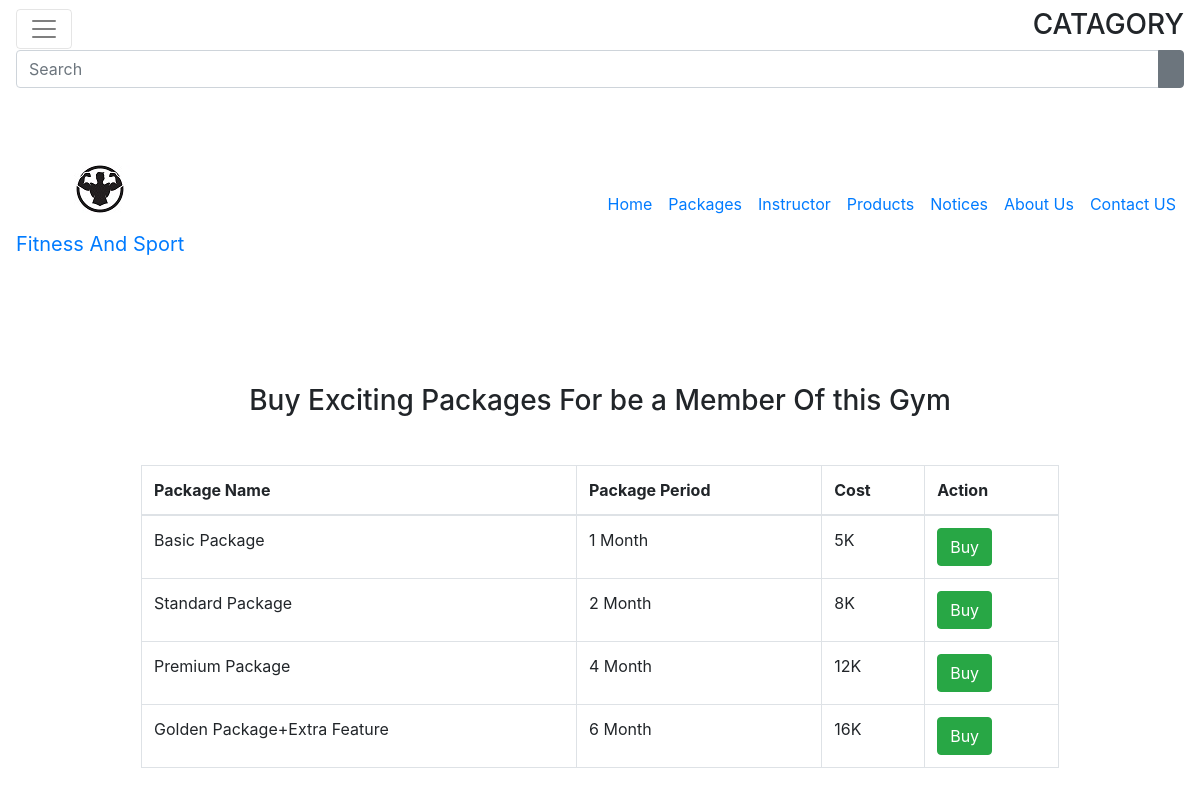
Page /packages.php (signed in) on the committed database.
### tables this page shows
CREATE TABLE `packages` (
  `pk_id` int(11) NOT NULL,
  `pk_name` varchar(100) NOT NULL,
  `pk_period` int(11) NOT NULL,
  `cost` int(11) NOT NULL
);

### php-functions/php_query_functions.php (called while the page is built, shortened)
<?php
function PullData($con, $table, $columns, $condition, $oparator)
{
    $sql = "SELECT {$columns} FROM {$table}";
    $where_cls = "";
    $sql .= " " . $where_cls;
    $result = $con->query($sql);
    return $result;
}
?>

### packages.php (the view, shortened to what this page needs)
<!doctype html>
<html lang="en">
<head>
    <link rel="stylesheet" href="https://stackpath.bootstrapcdn.com/bootstrap/4.3.1/css/bootstrap.min.css">
</head>
<body>
    <?php
    include('php-functions/db_connection.php');
    include('php-functions/php_query_functions.php')
    ?>
    <?php
    include('php-layout-files/navbar.php')
    ?>
    <div class="container">
        <div class="row mt-5">
            <div class="col-md-10 mx-auto p-3">
                <h3 class="text-center my-5">Buy Exciting Packages For be a Member Of this Gym</h3>
                <table class="table mt-3  table-bordered">
                    <thead>
                        <tr>
                            <th>Package Name</th>
                            <th>Package Period</th>
                            <th>Cost</th>
                            <th>Action</th>
                        </tr>
                    </thead>
                    <tbody>
                        <?php
                        $result = PullData($con, 'packages', '*', "", "");
                        while ($row = mysqli_fetch_array($result)) {
                        ?>
                            <tr>
                                <td scope="row"><?php echo $row['pk_name'] ?></td>
                                <td><?php echo $row['pk_period'] ?> Month</td>
                                <td><?php echo $row['cost'] / 1000 ?>K</td>
                                <td><a class="btn btn-success text-white" onclick="package('<?php echo $row['pk_id'] ?>')" role="button">Buy</a></td>
                            </tr>
                        <?php
                        }
                        ?>
                    </tbody>
                </table>
            </div>
        </div>
    </div>
</body>
</html>

### rows in the picture
packages: pk_name "Basic Package", pk_period "1", $row['cost']/1000 "5"
packages: pk_name "Standard Package", pk_period "2", $row['cost']/1000 "8"
packages: pk_name "Premium Package", pk_period "4", $row['cost']/1000 "12"
packages: pk_name "Golden Package+Extra Feature", pk_period "6", $row['cost']/1000 "16"
